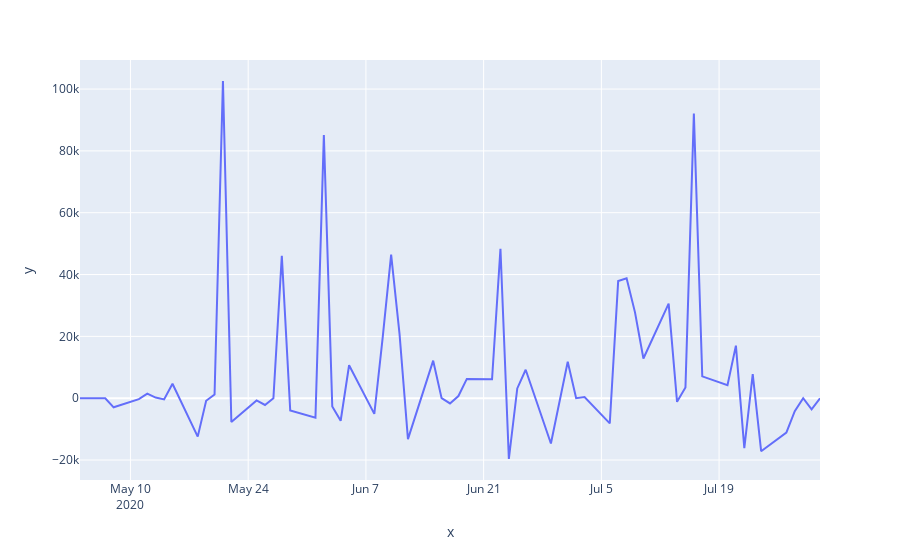

Notebook code for this chart:
### Code cell
px.line(x=bt.ECONO_INFORM['날짜'], y=bt.ECONO_INFORM['실현손익'])

### Figure 1 — Plotly figure (JSON) as saved in the notebook; plotly's stock layout.template omitted (floating-point values rounded to 4 significant figures)
{"data": [{"hovertemplate": "x=%{x}<br>y=%{y}<extra></extra>", "legendgroup": "", "line": {"color": "#636efa", "dash": "solid"}, "marker": {"symbol": "circle"}, "mode": "lines", "name": "", "orientation": "v", "showlegend": false, "type": "scatter", "x": ["2020-05-04", "2020-05-06", "2020-05-07", "2020-05-08", "2020-05-11", "2020-05-12", "2020-05-13", "2020-05-14", "2020-05-15", "2020-05-18", "2020-05-19", "2020-05-20", "2020-05-21", "2020-05-22", "2020-05-25", "2020-05-26", "2020-05-27", "2020-05-28", "2020-05-29", "2020-06-01", "2020-06-02", "2020-06-03", "2020-06-04", "2020-06-05", "2020-06-08", "2020-06-09", "2020-06-10", "2020-06-11", "2020-06-12", "2020-06-15", "2020-06-16", "2020-06-17", "2020-06-18", "2020-06-19", "2020-06-22", "2020-06-23", "2020-06-24", "2020-06-25", "2020-06-26", "2020-06-29", "2020-06-30", "2020-07-01", "2020-07-02", "2020-07-03", "2020-07-06", "2020-07-07", "2020-07-08", "2020-07-09", "2020-07-10", "2020-07-13", "2020-07-14", "2020-07-15", "2020-07-16", "2020-07-17", "2020-07-20", "2020-07-21", "2020-07-22", "2020-07-23", "2020-07-24", "2020-07-27", "2020-07-28", "2020-07-29", "2020-07-30", "2020-07-31"], "xaxis": "x", "y": [0, 0, 0, -2950, -320, 1476, 200, -384, 4666, -12425, -833, 1204, 102604, -7705, -714, -2193.0, 0, 46072, -3988, -6299, 85100, -2660, -7301.0, 10654, -5073, 19730, 46447, 20719, -13247, 12140.0, 0, -1700, 700, 6242, 6112, 48318, -19667, 3160, 9205.0, -14655, -1975, 11813, 0, 350, -8160, 37879, 38816, 27760, 12840, 30590.0, -1185, 3453, 92055, 7064, 4215, 17010, -16140.0, 7812, -17154, -11110, -4180, -1, -3573, -25], "yaxis": "y"}], "layout": {"legend": {"tracegroupgap": 0}, "margin": {"t": 60}, "xaxis": {"anchor": "y", "domain": [0, 1], "title": {"text": "x"}}, "yaxis": {"anchor": "x", "domain": [0, 1], "title": {"text": "y"}}}}
